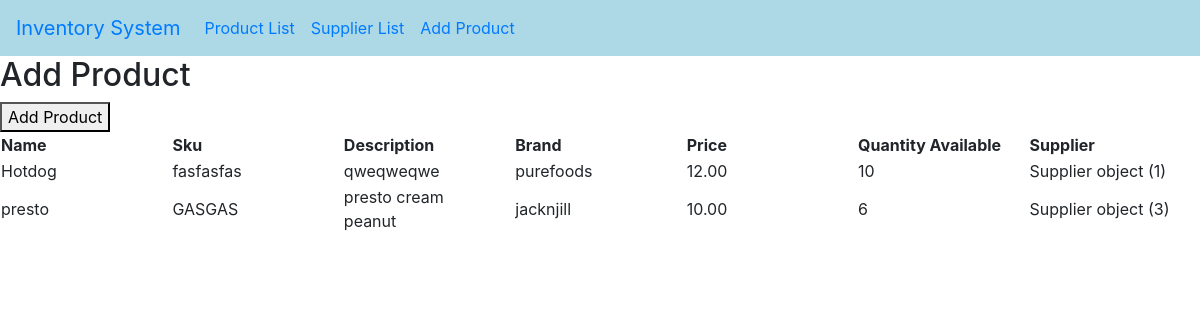
Screenshot of /products/ with the database file from the repository.
### inventory/models.py (models this page shows)
class Product(models.Model):
    name = models.CharField(max_length=200)
    sku = models.CharField(max_length=200, unique=True)
    description = models.TextField()
    brand = models.CharField(max_length=200)
    price = models.DecimalField(max_digits=10, decimal_places=2)
    quantity_available = models.IntegerField()
    supplier = models.ForeignKey(Supplier, on_delete=models.CASCADE)

class Supplier(models.Model):
    name = models.CharField(max_length=200)
    contact_person = models.CharField(max_length=200)
    email = models.EmailField()
    phone_number = models.CharField(max_length=20)
    address = models.TextField()
    website = models.URLField(blank=True)

### inventory/views.py (the view)
# urls.py: path('products/', views.product_list, name='product_list'),
def product_list(request):
    products = Product.objects.all()
    return render(request, 'product_list.html', {'products': products})

### templates/product_list.html
{% extends 'base.html' %}
{% block content %}
  <h2>Add Product</h2>
  <form action="{% url 'add_product' %}" method="get">
    <button type="submit">Add Product</button>
</form>
  <table style="width:100%; table-layout:fixed;">
    <tr>
      <th style="padding-right:20px;">Name</th>
      <th style="padding-right:20px;">Sku</th>
      <th style="padding-right:20px;">Description</th>
      <th style="padding-right:20px;">Brand</th>
      <th style="padding-right:20px;">Price</th>
      <th style="padding-right:20px;">Quantity Available</th>
      <th style="padding-right:20px;">Supplier</th>
    </tr>
    {% for product in products %}
    <tr>
      <td style="padding-right:20px;">{{ product.name }}</td>
      <td style="padding-right:20px;">{{ product.sku }}</td>
      <td style="padding-right:20px;">{{ product.description }}</td>
      <td style="padding-right:20px;">{{ product.brand }}</td>
      <td style="padding-right:20px;">{{ product.price }}</td>
      <td style="padding-right:20px;">{{ product.quantity_available }}</td>
      <td style="padding-right:20px;">{{ product.supplier }}</td>
    </tr>
    {% endfor %}
  </table>
{% endblock %}

### templates/base.html (shortened to what this page needs)
<!DOCTYPE html>
<html>
<head>
    <link rel="stylesheet" href="https://stackpath.bootstrapcdn.com/bootstrap/4.3.1/css/bootstrap.min.css">
</head>
<body>
    <nav class="navbar navbar-expand-lg navbar-custom">
        <a class="navbar-brand" href="#">Inventory System</a>
        <div class="collapse navbar-collapse" id="navbarNav">
            <ul class="navbar-nav">
                <li class="nav-item">
                    <a class="nav-link" href="{% url 'product_list' %}">Product List</a>
                </li>
                <li class="nav-item">
                    <a class="nav-link" href="{% url 'supplier_list' %}">Supplier List</a>
                </li>
                <li class="nav-item">
                    <a class="nav-link" href="{% url 'add_product' %}">Add Product</a>
                </li>
            </ul>
        </div>
    </nav>
    {% block content %}
    {% endblock %}
</body>
</html>

### templates/base.html (style rules this page uses)
.navbar-custom { background-color: lightblue; }

### rows the page displays
Product: name "Hotdog", sku "fasfasfas", description "qweqweqwe", brand "purefoods", price "12.00", quantity_available "10", supplier "Supplier object (1)"
Product: name "presto", sku "GASGAS", description "presto cream peanut", brand "jacknjill", price "10.00", quantity_available "6", supplier "Supplier object (3)"
